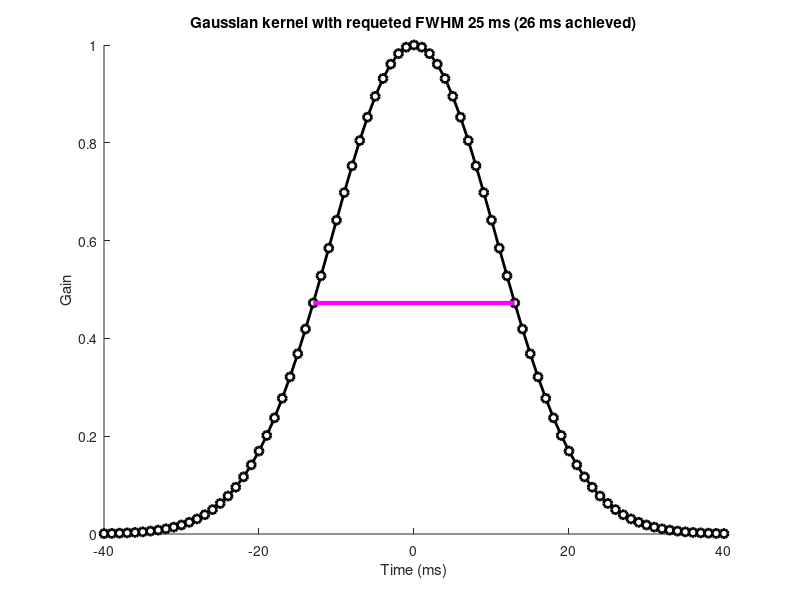
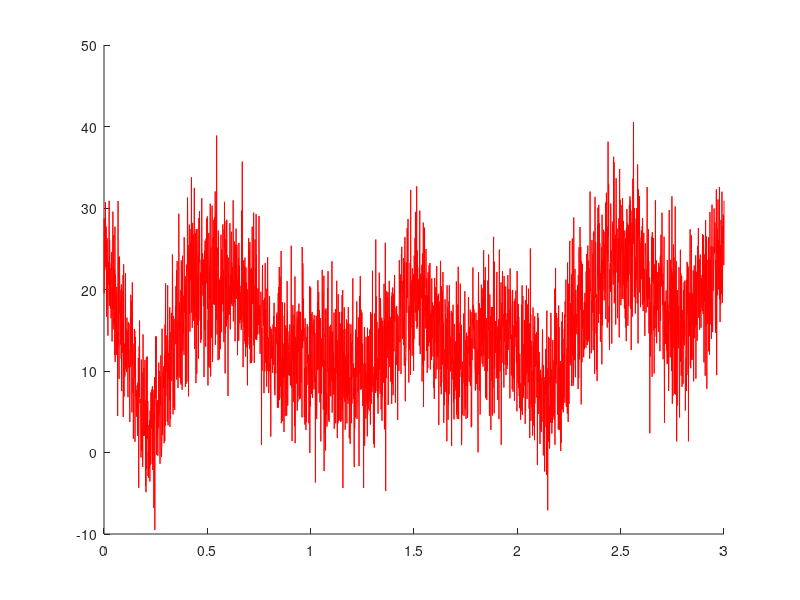

Recreate these plots in MATLAB, in order. (Note: this script raises an error after producing the figures.)
%% Gaussian smoothing time series filter

%% Create a signal

srate = 1000; % Hz
time = 0:1/srate:3;
n = length(time);
p = 15; % Poles for random interpolation

% Noise level in standard deviations
noiseamp = 5;

%Amplitude modulation and noise level
amp1 = interp1(rand(p,1)*30, linspace(1,p,n));
noise = noiseamp * randn(size(time));
signal = amp1 + noise;

%% Create Gaussian kernel

% Full-width half-maximum: key parameter
fwhm = 25; % in ms

% Normalize time vector in ms
% Want k sufficiently long so that Gaussian distribution reaches zero
% either side. Also do not want tails too long due to edge effects
k = 40;
gtime = 1000*(-k:k)/srate;

% Create Gaussian window
gauswin = exp(-(4*log(2)*gtime.^2) / fwhm^2);

% Compute empirical FWHM
prePeakHalf = k + dsearchn(gauswin(k+1:end)', 0.5);
pstPeakHalf = dsearchn(gauswin(1:k)', 0.5);

empFWHM = gtime(prePeakHalf) - gtime(pstPeakHalf);

% Show the Gaussian
figure(1), clf, hold on
plot(gtime, gauswin, 'ko-', 'markerfacecolor', 'w', 'linew',2)
plot(gtime([prePeakHalf pstPeakHalf]),gauswin([prePeakHalf pstPeakHalf]),'m','linew',3)

% Normalize Gaussian to unit energy
gauswin = gauswin / sum(gauswin);
title([ 'Gaussian kernel with requeted FWHM ' num2str(fwhm) ' ms (' num2str(empFWHM) ' ms achieved)' ])
xlabel('Time (ms)'), ylabel('Gain')

%% Implementing the filter

% Initialize filtered signal vector
filtsigG = signal;

% Implement the running mean filter
for i=k+1:n-k-1
    % Each point is the weighted average of k surrounding points
    filtsigG(i) = sum(signal(i-k:i+k).*gauswin);
end

% Plot
figure(2), clf, hold on
plot(time, signal, 'r')
plot(time, filtsig, 'k', 'linew',3)

zoom on

xlabel('Time (s)'), ylabel('amp. (a.u.)')
legend({'Original signal';'Gaussian-filtered'})
title('Gaussian smoothing filter')